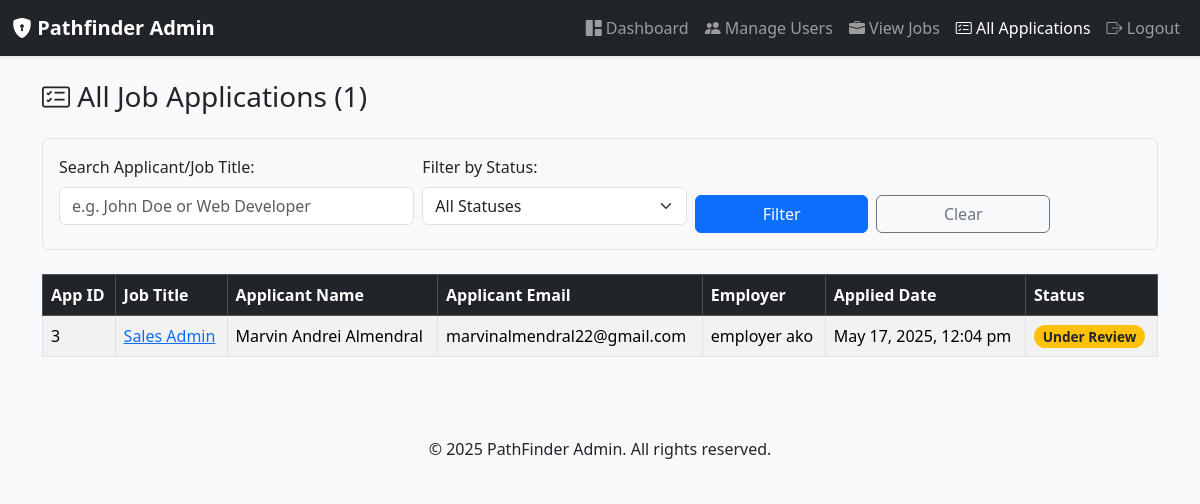
The page /pathfinderfinal-main/admin/view_all_applications.php (signed in) on the database its author committed.
### tables this page shows
CREATE TABLE `applications` (
  `id` int(11) NOT NULL,
  `user_id` int(11) NOT NULL,
  `job_id` int(11) NOT NULL,
  `applied_date` datetime DEFAULT current_timestamp(),
  `status` varchar(50) DEFAULT 'Pending'
);

CREATE TABLE `jobs` (
  `id` int(11) NOT NULL,
  `employer_id` int(11) NOT NULL,
  `title` varchar(255) NOT NULL,
  `description` text NOT NULL,
  `location` varchar(255) DEFAULT NULL,
  `salary` varchar(100) DEFAULT NULL,
  `created_at` datetime DEFAULT current_timestamp()
);

CREATE TABLE `users` (
  `id` int(11) NOT NULL,
  `fullname` varchar(100) NOT NULL,
  `email` varchar(100) NOT NULL,
  `resume` varchar(255) DEFAULT NULL,
  `password` varchar(255) NOT NULL,
  `role` enum('admin','employer','client') NOT NULL,
  `created_at` timestamp NOT NULL DEFAULT current_timestamp()
);

### pathfinderfinal-main/admin/view_all_applications.php (the view, shortened to what this page needs)
<?php
include '../connection.php';
$results_per_page = 15;
$current_page = isset($_GET['page']) && is_numeric($_GET['page']) ? (int)$_GET['page'] : 1;
$offset = ($current_page - 1) * $results_per_page;
$bind_params = [];
$bind_types = "";
$filter_status = isset($_GET['status']) ? trim($_GET['status']) : '';
$search_term = isset($_GET['search']) ? trim($_GET['search']) : '';
$sql_where = "";
$total_applications_sql = "SELECT COUNT(app.id) as total
                           FROM applications app
                           JOIN jobs j ON app.job_id = j.id
                           JOIN users applicant ON app.user_id = applicant.id
                           JOIN users employer ON j.employer_id = employer.id
                           $sql_where";
$stmt_total = $conn->prepare($total_applications_sql);
if ($stmt_total) {
    $stmt_total->execute();
    $total_result = $stmt_total->get_result();
    $total_row = $total_result->fetch_assoc();
    $total_applications = $total_row['total'] ?? 0;
} else {
    error_log("Prepare failed for total applications count: " . $conn->error);
    $total_applications = 0;
    $total_pages = 0;
}
$applications = [];
$applications_sql = "SELECT app.id as application_id, app.applied_date, app.status,
                            j.title as job_title, j.id as job_id,
                            applicant.fullname as applicant_name, applicant.email as applicant_email,
                            employer.fullname as employer_name
                     FROM applications app
                     JOIN jobs j ON app.job_id = j.id
                     JOIN users applicant ON app.user_id = applicant.id
                     JOIN users employer ON j.employer_id = employer.id
                     $sql_where
                     ORDER BY app.applied_date DESC
                     LIMIT ? OFFSET ?";
$stmt_applications = $conn->prepare($applications_sql);
if ($stmt_applications) {
    $current_bind_types = $bind_types . "ii";
    $current_bind_params = array_merge($bind_params, [$results_per_page, $offset]);
    $stmt_applications->bind_param($current_bind_types, ...$current_bind_params);
    $stmt_applications->execute();
    $result_applications = $stmt_applications->get_result();
    while ($row = $result_applications->fetch_assoc()) {
        $applications[] = $row;
    }
} else {
    error_log("Prepare failed for fetching applications: " . $conn->error);
}
$status_options = ['all', 'Pending', 'Under Review', 'Interviewing', 'Shortlisted', 'Hired', 'Rejected', 'Not Selected'];
?>
<!DOCTYPE html>
<html lang="en">
<head>
    <link href="https://cdn.jsdelivr.net/npm/bootstrap@5.3.3/dist/css/bootstrap.min.css" rel="stylesheet">
    <link rel="stylesheet" href="https://cdn.jsdelivr.net/npm/bootstrap-icons@1.11.3/font/bootstrap-icons.min.css">
</head>
<body>
    <nav class="navbar navbar-expand-lg navbar-dark bg-dark shadow-sm">
        <div class="container-fluid">
            <a class="navbar-brand" href="dashboardadmin.php"><i class="bi bi-shield-lock-fill"></i> Pathfinder Admin</a>
            <div class="collapse navbar-collapse justify-content-end" id="navbarNav">
                <ul class="navbar-nav">
                    <li class="nav-item"><a class="nav-link" href="dashboardadmin.php"><i class="bi bi-grid-1x2-fill"></i> Dashboard</a></li>
                    <li class="nav-item"><a class="nav-link" href="manage_users.php"><i class="bi bi-people-fill"></i> Manage Users</a></li>
                    <li class="nav-item"><a class="nav-link" href="view_jobs.php"><i class="bi bi-briefcase-fill"></i> View Jobs</a></li>
                    <li class="nav-item"><a class="nav-link active" href="view_all_applications.php"><i class="bi bi-card-checklist"></i> All Applications</a></li>
                    <li class="nav-item"><a class="nav-link" href="../logout.php"><i class="bi bi-box-arrow-right"></i> Logout</a></li>
                </ul>
            </div>
        </div>
    </nav>
    <div class="container mt-4">
        <div class="d-flex justify-content-between align-items-center mb-3">
            <h3><i class="bi bi-card-checklist"></i> All Job Applications (<?= $total_applications ?>)</h3>
        </div>
        <form method="GET" action="view_all_applications.php" class="filter-form mb-3 p-3 bg-light border rounded">
            <div class="row g-2 align-items-end">
                <div class="col-md-4">
                    <label for="search" class="form-label">Search Applicant/Job Title:</label>
                    <input type="text" class="form-control" id="search" name="search" value="<?= htmlspecialchars($search_term) ?>" placeholder="e.g. John Doe or Web Developer">
                </div>
                <div class="col-md-3">
                    <label for="status" class="form-label">Filter by Status:</label>
                    <select class="form-select" id="status" name="status">
                        <?php foreach ($status_options as $opt): ?>
                            <option value="<?= htmlspecialchars(strtolower($opt)) ?>" <?= ($filter_status === strtolower($opt)) ? 'selected' : '' ?>>
                                <?= ($opt === 'all') ? 'All Statuses' : htmlspecialchars($opt) ?>
                            </option>
                        <?php endforeach; ?>
                    </select>
                </div>
                <div class="col-md-2">
                    <button type="submit" class="btn btn-primary w-100">Filter</button>
                </div>
                <div class="col-md-2">
                     <a href="view_all_applications.php" class="btn btn-outline-secondary w-100">Clear</a>
                </div>
            </div>
        </form>
        <div class="table-responsive">
            <table class="table table-striped table-hover table-bordered">
                <thead class="table-dark">
                    <tr>
                        <th>App ID</th>
                        <th>Job Title</th>
                        <th>Applicant Name</th>
                        <th>Applicant Email</th>
                        <th>Employer</th>
                        <th>Applied Date</th>
                        <th>Status</th>
                        </tr>
                </thead>
                <tbody>
                    <?php if (count($applications) > 0): ?>
                        <?php foreach ($applications as $app): ?>
                            <?php
                                $status_badge_class = 'bg-secondary';
                                switch (strtolower($app['status'])) {
                                    case 'pending': case 'applied': case 'under review': $status_badge_class = 'bg-warning text-dark'; break;
                                }
                            ?>
                            <tr>
                                <td><?= htmlspecialchars($app['application_id']) ?></td>
                                <td><a href="../view_job.php?id=<?= htmlspecialchars($app['job_id']) ?>" target="_blank"><?= htmlspecialchars($app['job_title']) ?></a></td>
                                <td><?= htmlspecialchars($app['applicant_name']) ?></td>
                                <td><?= htmlspecialchars($app['applicant_email']) ?></td>
                                <td><?= htmlspecialchars($app['employer_name']) ?></td>
                                <td><?= htmlspecialchars(date("M j, Y, g:i a", strtotime($app['applied_date']))) ?></td>
                                <td><span class="badge rounded-pill <?= $status_badge_class ?>"><?= htmlspecialchars($app['status']) ?></span></td>
                                </tr>
                        <?php endforeach; ?>
                    <?php else: ?>
                        <tr>
                            <td colspan="8" class="text-center">No applications found matching your criteria.</td>
                        </tr>
                    <?php endif; ?>
                </tbody>
            </table>
        </div>
    </div>
    <footer class="text-center mt-5 py-3 bg-body-tertiary">
        <p class="mb-0">&copy; <?= date('Y') ?> PathFinder Admin. All rights reserved.</p>
    </footer>
</body>
</html>

### pathfinderfinal-main/admin/view_all_applications.php (style rules this page uses)
body { background-color: #f8f9fa; }
.navbar-brand { font-weight: bold; }
.table-responsive { margin-top: 1.5rem; }
.filter-form .form-control, .filter-form .form-select { margin-right: 0.5rem; margin-bottom: 0.5rem; }
.badge { font-size: 0.85em; }

### rows shown on the page
applications: id "3", job.title "Sales Admin", user.fullname "Marvin Andrei Almendral", user.email "marvinalmendral22@gmail.com", users.fullname "employer ako", applied_date "May 17, 2025, 12:04 pm", status "Under Review"

### other values the page prints
$total_applications "1"
